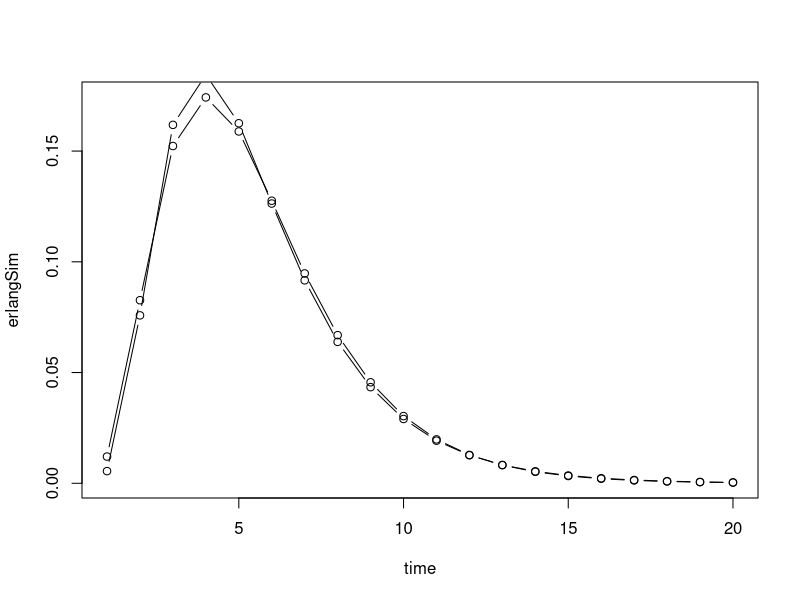
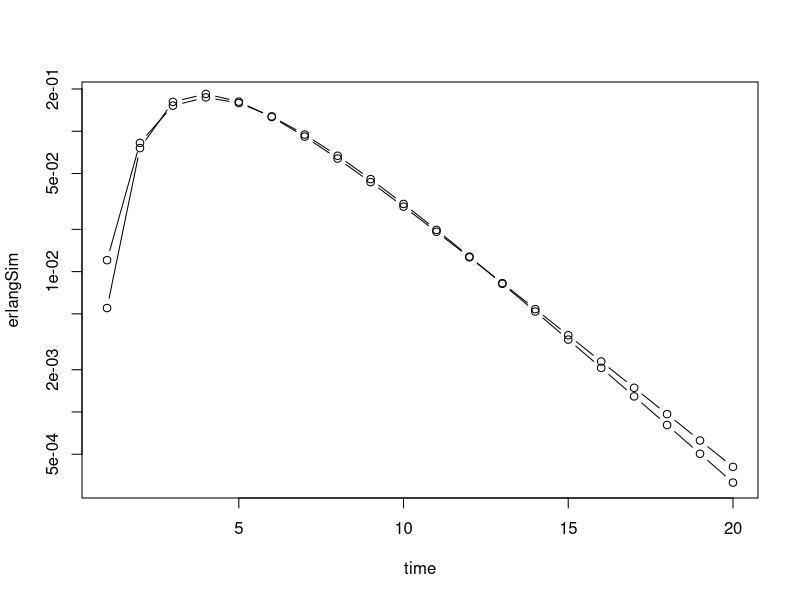

Write R code to recreate these figures, in order.
## Flows and sims

## A flow matrix in our sense is an (n+1)×n matrix with columns that sum to zero. We multiply it by the n×1 vector of active states to get net flows for each of the active states plus an outflow.

## We typically don't specify diagonal elements but instead pick them to balance the positive off-diagonal elements specified.

## A chain matrix has flows only along the main sub-diagonal (2, 1) → (n+1, n). The diagonal elements are the negations of these n flows. I gave up on trying to use the possibly conceptually helpful (n+1)×n approach because it gets too clunky. We now make an (n+1)×(n+1) square matrix (by appending a column of zeroes for the absorbing state. approach because it gets too clunky. We now make and 
chain <- function(v){
	l <- length(v)
	m <- matrix(0
		, nrow=l+1, ncol=l+1
	)
	for (i in 1:l){
		m[[i, i]] = -v[[i]]
		m[[i+1, i]] = v[[i]]
	}
	return(m)
}

## matrix exponentiation based on eigenvalue decomposition
## Breaks badly at or near Erlang
## apparently matrix exponentiation is hard; should write ode solver
edcold <- function(m){
	ev <- eigen(m)
	V <- ev$vectors
	W <- solve(V)
	lam <- ev$values
	return(list(V=V, W=W, lam=lam))
}

edc <- function(m){
	ev <- eigen(m)
	V <- ev$vectors
	lam <- ev$values
	W <- t(eigen(t(m))$vectors)
	## return(list(V=V, W=W, lam=lam))
	corr <- solve(W %*% V)
	return(list(V=V, W=corr%*%W, lam=lam))
}

## calculate exp(Mt) for a pre-split matrix M (s is an edc result)
splitExp <- function(s, t=1){
	D <- diag(exp(s$lam*t))
	return(s$V %*% D %*% s$W)
}

## calculate instantaneous flow out of the core of rate matrix M
## as the last element of Mexp(Mt)v0 
chainSimInst <- function(rates, times){
	size <- length(rates)+1
	m <- chain(rates)
	msplit <- edc(m)
	v0 <- numeric(size)
	v0[[1]] <- 1

	return(sapply(times, function(t){
		return(as.vector(m %*% splitExp(msplit, t) %*% v0)[size])
	}))
}

chainSim <- function(rates, times){
	size <- length(rates)+1
	m <- chain(rates)
	msplit <- edc(m)
	v0 <- numeric(size)
	v0[[1]] <- 1

	cum <- sapply(c(0, times), function(t){
		return(as.vector(splitExp(msplit, t) %*% v0)[size])
	})

	return(diff(cum))
}

## chainSim(1:4, 1:4)
## chainSimInst(1:4, 1:4)
## sum(chainSim(1:4, 1:10))

######################################################################

## Geometric trains

## Make some geometric rates 
## Our convention is rho≤1, and we want the lower rates first for stability
geomRates <- function(boxes, rho=1, base=1){
	return(base*rho^((boxes-1):0))
}

empMean <- function(r){
	return(sum(1/r))
}

empCV <- function(r){
	res <- 1/r
	return(sum(res^2)/sum(res)^2)
}

## The math seemed promising but was horrible, so we calculate the 
## relationship between rho and c purely empirically
cvCheck <- function(rho, c, boxes){
	return(empCV(geomRates(boxes, rho)) - c)
}

cvr <- function(c, boxes, minrat=0.01){
	if(cvCheck(1, c, boxes) > 0) {stop("More boxes needed in cvr")}
	if(cvCheck(minrat, c, boxes) < 0) {stop("CV too high in cvr (reduce minrat if necessary)")}
	return(
		uniroot(cvCheck
			, c(minrat, 1)
			, c, boxes
		)$root
	)
}

v <- c(1, 1, 1, 2)
v <- 1:4
m <- chain(v)

pickRates <- function(m, c, boxes=8){
	rho <- cvr(c, boxes)
	r0 <- geomRates(boxes, rho)
	return(r0*empMean(r0)/m)
}

time <- 1:20
erlangRates <- pickRates(5, 0.3, boxes=4)
erlangSim <- chainSim(erlangRates, time)

trainRates <- pickRates(5, 0.3, boxes=12)
trainSim <- chainSim(trainRates, time)

plot(time, erlangSim, type="b", log="")
lines(time, trainSim, type="b")

plot(time, erlangSim, type="b", log="y")
lines(time, trainSim, type="b")


